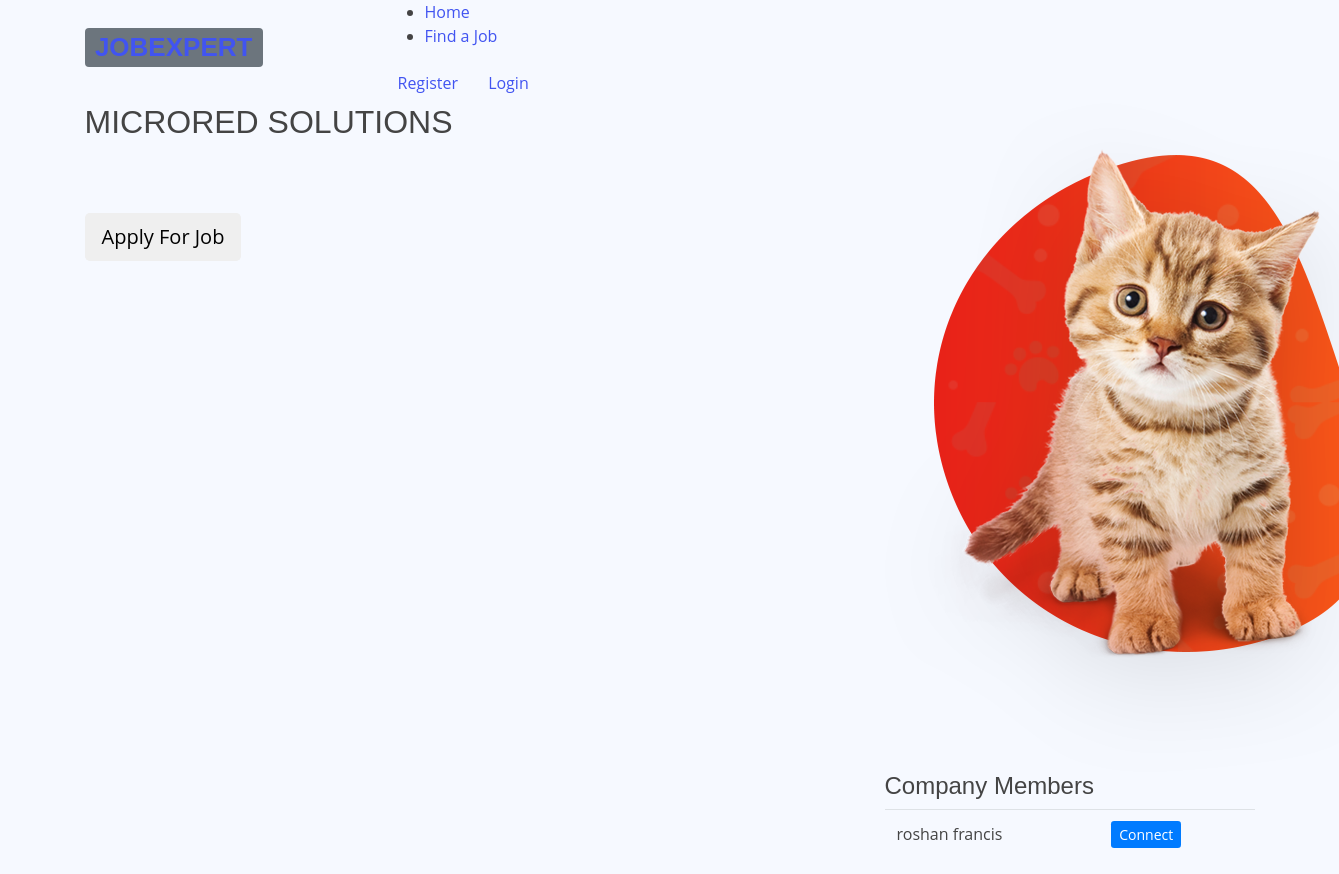
Page /company-about.php?cid=11 on the committed database.
### tables this page shows
CREATE TABLE `company` (
  `Cid` int(11) NOT NULL,
  `Cusername` varchar(100) NOT NULL,
  `cName` varchar(100) NOT NULL,
  `Cnum` varchar(10) NOT NULL,
  `Cdes` longtext NOT NULL DEFAULT '',
  `cImage` longtext NOT NULL,
  `status` int(1) NOT NULL DEFAULT 0
);

CREATE TABLE `job_apply_m` (
  `jobm_id` int(11) NOT NULL,
  `jsID` int(11) NOT NULL
);

CREATE TABLE `jobseeker` (
  `jsID` int(11) NOT NULL,
  `jusername` varchar(100) NOT NULL,
  `fname` varchar(100) NOT NULL,
  `lname` varchar(100) NOT NULL,
  `phonenumber` varchar(10) NOT NULL,
  `image` longtext NOT NULL,
  `jobstatus` tinyint(4) NOT NULL DEFAULT 0
);

### functions.php (called while the page is built, shortened)
<?php
function connect(){
    $servername = "localhost";
    $username = "root";
    $password = "";
    $db="job";
    $conn = new mysqli($servername, $username, $password,$db);
     return $conn;
    }
 function getCompanyDetails($cid){
    $conn = connect();
    $res = $conn->query("select * from company where Cid = $cid");
    $row = $res->fetch_assoc();
    return $row;
 }
 function getconnectCompany($cid){
    $conn = connect();
    $j = $conn->query(
        "select jm.jsID,js.fname,js.lname from job_apply_c jc
        inner join job_apply_m jm on jc.jobm_id=jm.jobm_id
        inner join jobs j on j.job_id = jc.job_id
        inner join jobseeker js on jm.jsID = js.jsID
        where j.Cid = $cid and jc.selectStatus=1");
        $getJob=[];
        while($row = $j->fetch_assoc()){
            $getJob[] = $row;
         }
         return $getJob;
 }
?>

### company-about.php (the view, shortened to what this page needs)
<!DOCTYPE html>
<html lang="en">
<head>
    <link href="./company/assets/vendor/bootstrap-icons/bootstrap-icons.css" rel="stylesheet">
    <link rel="stylesheet" href="assets/css/bootstrap.min.css">
    <link rel="stylesheet" href="assets/css/owl.carousel.min.css">
    <link rel="stylesheet" href="assets/css/flaticon.css">
    <link rel="stylesheet" href="assets/css/price_rangs.css">
    <link rel="stylesheet" href="assets/css/slicknav.css">
    <link rel="stylesheet" href="assets/css/animate.min.css">
    <link rel="stylesheet" href="assets/css/magnific-popup.css">
    <link rel="stylesheet" href="assets/css/fontawesome-all.min.css">
    <link rel="stylesheet" href="assets/css/themify-icons.css">
    <link rel="stylesheet" href="assets/css/slick.css">
    <link rel="stylesheet" href="assets/css/nice-select.css">
    <link rel="stylesheet" href="assets/css/style.css">
</head>
<body>
    <?php include('includes/navbar.php'); ?>
    <?php
    include_once 'functions.php';
    $cid = $_GET["cid"];
    $company = getCompanyDetails($cid);
    ?>
    <div class="container">
        <div class="row">
            <div class="col-sm-8">
                <h2><?php echo  $company["cName"] ?></h2><br>
                <br><button class="btn btn-default btn-lg">Apply For Job</button>
            </div>
            <div class="col-sm-4">
                <img src="assets/img/about/pet_care.png" alt="">
            </div>
        </div>
        <div class="row">
            <div class="col-sm-8"></div>
            <div class="col-sm-4">
                <h4>Company Members</h4>
                <table class="table">
                    <tbody>
                        <?php
                        $connects = getconnectCompany($cid);
                        foreach ($connects as $row) {
                        ?>
                            <tr>
                                <td><?php echo $row['fname'] . " " . $row["lname"] ?></td>
                                <?php if (isset($_SESSION["susername"])) {
                                    if (isset($_SESSION['jsid'])) {
                                        if ($cnt > 0) {
                                            if ($res['status'] == 1) {
                                                echo "<td><button type='submit' class='btn-success btn-sm'>Friend</button></td>";
                                            } else if ($res['status'] == 0) {
                                                echo "<td>
                        <form method='post'>
                        <input type='hidden' value='" . $res['con_cid'] . "' name='cancel'>
                        <div class='btn-warning btn-sm'>Requested</div>
                        <button type='submit' class='btn-danger btn-sm'>Cancel</button>
                        </form>
                        </td>";
                                            } else {
                                                echo "<td>
                        <form method='post'>
                        <input type='hidden' value='" . $row['jsID'] . "' name='connection'>
                        <button type='submit' class='btn-primary btn-sm'>Connect</button>
                        </form>
                        </td>";
                                            }
                                        } else {
                                            echo "<td>
                        <form method='post'>
                        <input type='hidden' value='" . $row['jsID'] . "' name='connection'>
                        <button type='submit' class='btn-primary btn-sm'>Connect</button>
                        </form>
                        </td>";
                                        }
                                    }
                                } else {
                                    echo "<td><a href='login/login.php' class='btn-primary btn-sm'>Connect</button></td>";
                                }
                                ?>
                            </tr>
                        <?php
                        }
                        ?>
                    </tbody>
                </table>
            </div>
        </div>
    </div>
</body>
</html>

### company/assets/css/style.css (style rules this page uses)
:root { scroll-behavior: smooth; }
body { font-family: "Open Sans", sans-serif; background: #f6f9ff; color: #444444; }
a { color: #4154f1; text-decoration: none; }
h1, h2, h3, h4, h5, h6 { font-family: "Nunito", sans-serif; }

### rows in the picture
company: cName "MICRORED SOLUTIONS"
job_apply_m: jsID.fname "roshan", jsID.lname "francis"
